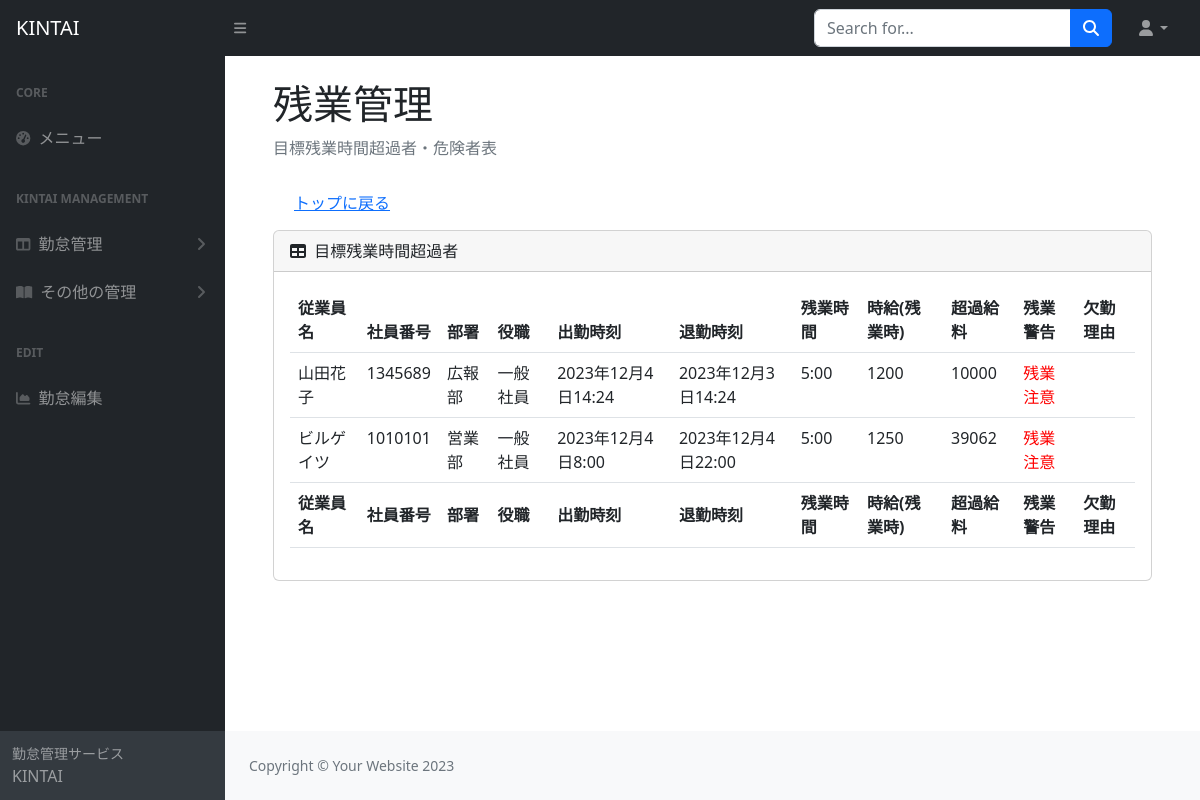
The app's page /top/kintai/overtime/, older data.
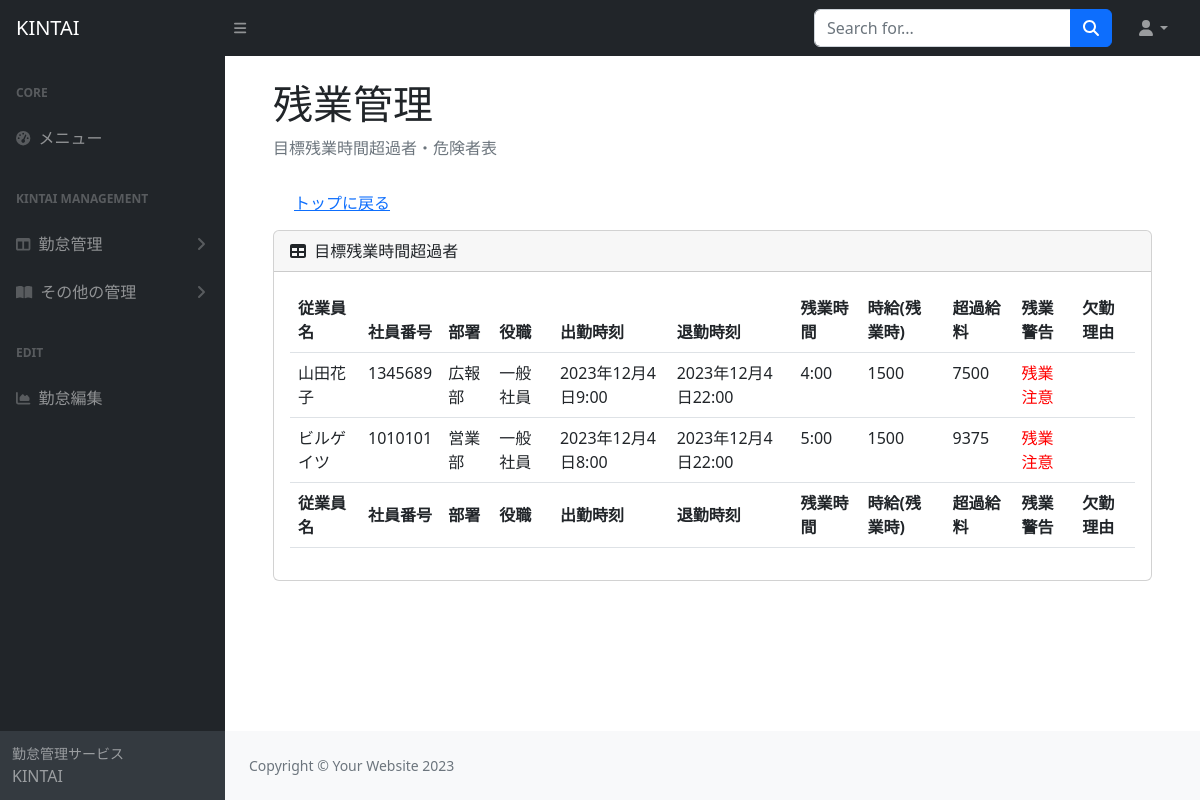
The same page, newer data.
### kintai/models.py (models this page shows, shortened)
class KintaiModel(models.Model):
  employee = models.ForeignKey(
    Employee,
    on_delete = models.PROTECT,
    verbose_name ='従業員',
    default = None,
  )
  checkin = models.DateTimeField(
    verbose_name = '出勤時刻'
  )
  checkout = models.DateTimeField(
    verbose_name ='退勤時刻'
  )
  overtime = models.TimeField(
    verbose_name ='残業時間',
    default = '0:00:00'
  )
  hourlypaycheck = models.IntegerField(
      verbose_name="時給(残業時)",
  )
  overpaycheck = models.IntegerField(
    verbose_name = '超過給料'
  )
  """
  overtimealert = models.CharField(
    verbose_name = '残業警告',
    max_length=50,
    default='問題なし',
    blank = True,
  )
  """
  @property
  def overtimealert(self):
    overtime = (self.checkout - self.checkin - datetime.timedelta(hours=9)).seconds
    overtimetarget = (Overtimetarget.objects.last().name.hour * 60 + Overtimetarget.objects.last().name.minute) * 60
    if overtime >= overtimetarget:
      return '残業注意'
    else:
      return ''
  reasonforabsense = models.CharField(
    max_length=50,
    verbose_name = '欠勤理由',
    blank = True,
  )

class Employee(models.Model):
  name = models.CharField(
  max_length=50,
  verbose_name ='従業員名'
  )
  number = models.IntegerField(
  verbose_name ='従業員番号'
  )
  department = models.ForeignKey(
    Department,
    on_delete = models.PROTECT,
    verbose_name="部署名",
    default = None,
    )
  position = models.ForeignKey(
    Position,
    on_delete = models.PROTECT,
    verbose_name="役職名",
    default = None,
    )

class Department(models.Model):
  name = models.CharField(
      verbose_name="部署名",
      max_length=50,
      )
  def __str__(self):
    return self.name

class Position(models.Model):
  name = models.CharField(
    verbose_name="役職名",
    max_length=50,
  )
  def __str__(self):
    return self.name

class Overtimetarget(models.Model):
  name = models.TimeField(
   verbose_name='目標残業時間',
   default = '0:00:00',
  )

### kintai/views.py (the view)
# urls.py: path('kintai/overtime/', views.overtimefunc, name='overtime'),
def overtimefunc(request):
  overtimetarget = Overtimetarget.objects.last()
  filtered_data = KintaiModel.objects.filter(overtime__gt = overtimetarget.name)
  """
  for item in filtered_data:
    if item.overtime > overtimetarget.name:
      item.overtimealert = '残業注意'
    else:
      item.overtimealert = '問題なし'
  """
  return render(request, 'kintaiapp/overtime.html', {'filtered_data':filtered_data})

### kintai/templates/kintaiapp/overtime.html
{% extends 'base.html' %}
{% block content %}
<main>
  <div class="container-fluid px-4">
    <h1 class="mt-4">残業管理</h1>
    <ol class="breadcrumb mb-4">
      <li class="breadcrumb-item active">目標残業時間超過者・危険者表</li>
    </ol>
    <div class="m-2">
      <a href="{% url 'kintaitop' %}" class="btn btn-link" tabindex="-1" role="button" aria-disabled="true">トップに戻る</a>
    </div>
    <div class="card mb-4">
      <div class="card-header">
        <i class="fas fa-table me-1"></i>
        目標残業時間超過者
      </div>
      <div class="card-body">
        <table class="table" id="datatablesSimple">
          <thead>
            <tr>
              <th>従業員名</th>
              <th>社員番号</th>
              <th>部署</th>
              <th>役職</th>
              <th>出勤時刻</th>
              <th>退勤時刻</th>
              <th>残業時間</th>
              <th>時給(残業時)</th>
              <th>超過給料</th>
              <th>残業警告</th>
              <th>欠勤理由</th>
            </tr>
          </thead>
          <tfoot>
            <tr>
              <th>従業員名</th>
              <th>社員番号</th>
              <th>部署</th>
              <th>役職</th>
              <th>出勤時刻</th>
              <th>退勤時刻</th>
              <th>残業時間</th>
              <th>時給(残業時)</th>
              <th>超過給料</th>
              <th>残業警告</th>
              <th>欠勤理由</th>
            </tr>
          </tfoot>
          <tbody>
            {% for item in filtered_data %}
            <tr>
              <td>{{ item.employee.name }}</td>
              <td>{{ item.employee.number }}</td>
              <td>{{ item.employee.department }}</td>
              <td>{{ item.employee.position }}</td>
              <td>{{ item.checkin }}</td>
              <td>{{ item.checkout }}</td>
              <td>{{ item.overtime }}</td>
              <td>{{ item.hourlypaycheck }}</td>
              <td>{{ item.overpaycheck }}</td>
              <td style="color: red">{{ item.overtimealert }}</td>
              <td>{{ item.reasonforabsense }}</td>
            </tr>
            {% endfor %}
          </tbody>
        </table>
      </div>
    </div>
  </div>
</main>
{% endblock %}

Row changes from the older to the newer data that the page shows:
changed KintaiModel "山田花子": checkin "2023年12月4日14:24" → "2023年12月4日9:00"; checkout "2023年12月3日14:24" → "2023年12月4日22:00"; overtime "5:00" → "4:00"; hourlypaycheck "1200" → "1500"; overpaycheck "10000" → "7500"
changed KintaiModel "ビルゲイツ": hourlypaycheck "1250" → "1500"; overpaycheck "39062" → "9375"
